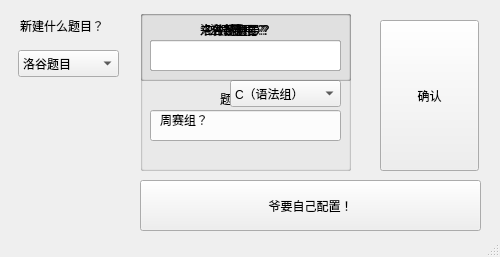
<?xml version="1.0" encoding="UTF-8"?>
<ui version="4.0">
 <class>MainWindow</class>
 <widget class="QMainWindow" name="MainWindow">
  <property name="geometry">
   <rect>
    <x>0</x>
    <y>0</y>
    <width>500</width>
    <height>257</height>
   </rect>
  </property>
  <property name="windowTitle">
   <string>MainWindow</string>
  </property>
  <widget class="QWidget" name="centralwidget">
   <widget class="QComboBox" name="comboBox">
    <property name="geometry">
     <rect>
      <x>18</x>
      <y>50</y>
      <width>101</width>
      <height>27</height>
     </rect>
    </property>
    <item>
     <property name="text">
      <string>洛谷题目</string>
     </property>
    </item>
    <item>
     <property name="text">
      <string>来做梦题目</string>
     </property>
    </item>
    <item>
     <property name="text">
      <string>洛谷比赛</string>
     </property>
    </item>
    <item>
     <property name="text">
      <string>来做梦周赛</string>
     </property>
    </item>
    <item>
     <property name="text">
      <string>517题目</string>
     </property>
    </item>
   </widget>
   <widget class="QLabel" name="label">
    <property name="geometry">
     <rect>
      <x>20</x>
      <y>10</y>
      <width>101</width>
      <height>31</height>
     </rect>
    </property>
    <property name="text">
     <string>新建什么题目？</string>
    </property>
   </widget>
   <widget class="QPushButton" name="pushButton_entry">
    <property name="geometry">
     <rect>
      <x>380</x>
      <y>20</y>
      <width>99</width>
      <height>151</height>
     </rect>
    </property>
    <property name="text">
     <string>确认</string>
    </property>
   </widget>
   <widget class="QGroupBox" name="groupBox_luogucontest">
    <property name="geometry">
     <rect>
      <x>140</x>
      <y>10</y>
      <width>211</width>
      <height>161</height>
     </rect>
    </property>
    <property name="title">
     <string/>
    </property>
    <widget class="QLabel" name="label_luogucontext">
     <property name="geometry">
      <rect>
       <x>60</x>
       <y>10</y>
       <width>91</width>
       <height>20</height>
      </rect>
     </property>
     <property name="text">
      <string>洛谷比赛ID？</string>
     </property>
    </widget>
    <widget class="QLineEdit" name="lineEdit_luogucontext">
     <property name="geometry">
      <rect>
       <x>10</x>
       <y>30</y>
       <width>191</width>
       <height>31</height>
      </rect>
     </property>
    </widget>
    <widget class="QLabel" name="label_luogucontext_2">
     <property name="geometry">
      <rect>
       <x>80</x>
       <y>80</y>
       <width>69</width>
       <height>19</height>
      </rect>
     </property>
     <property name="text">
      <string>&lt;html&gt;&lt;head/&gt;&lt;body&gt;&lt;p&gt;题目数？&lt;/p&gt;&lt;/body&gt;&lt;/html&gt;</string>
     </property>
    </widget>
    <widget class="QLineEdit" name="lineEdit_luogucontext_2">
     <property name="geometry">
      <rect>
       <x>10</x>
       <y>100</y>
       <width>191</width>
       <height>31</height>
      </rect>
     </property>
    </widget>
   </widget>
   <widget class="QGroupBox" name="groupBox_gonoicontext">
    <property name="geometry">
     <rect>
      <x>140</x>
      <y>10</y>
      <width>211</width>
      <height>161</height>
     </rect>
    </property>
    <property name="title">
     <string/>
    </property>
    <widget class="QLabel" name="label_gonoicontext">
     <property name="geometry">
      <rect>
       <x>80</x>
       <y>10</y>
       <width>69</width>
       <height>19</height>
      </rect>
     </property>
     <property name="text">
      <string>周赛ID？</string>
     </property>
    </widget>
    <widget class="QLineEdit" name="lineEdit_gonoicontext">
     <property name="geometry">
      <rect>
       <x>10</x>
       <y>30</y>
       <width>191</width>
       <height>31</height>
      </rect>
     </property>
    </widget>
    <widget class="QLabel" name="label_gonoicontext_2">
     <property name="geometry">
      <rect>
       <x>20</x>
       <y>100</y>
       <width>69</width>
       <height>19</height>
      </rect>
     </property>
     <property name="text">
      <string>周赛组？</string>
     </property>
    </widget>
    <widget class="QComboBox" name="comboBox_2">
     <property name="geometry">
      <rect>
       <x>90</x>
       <y>70</y>
       <width>111</width>
       <height>27</height>
      </rect>
     </property>
     <item>
      <property name="text">
       <string>C（语法组）</string>
      </property>
     </item>
     <item>
      <property name="text">
       <string>J（入门组）</string>
      </property>
     </item>
     <item>
      <property name="text">
       <string>S（提高组）</string>
      </property>
     </item>
    </widget>
   </widget>
   <widget class="QPushButton" name="pushButton_2">
    <property name="geometry">
     <rect>
      <x>140</x>
      <y>180</y>
      <width>341</width>
      <height>51</height>
     </rect>
    </property>
    <property name="text">
     <string>爷要自己配置！</string>
    </property>
   </widget>
   <widget class="QGroupBox" name="groupBox_gonoiproblem">
    <property name="geometry">
     <rect>
      <x>140</x>
      <y>10</y>
      <width>211</width>
      <height>71</height>
     </rect>
    </property>
    <property name="title">
     <string/>
    </property>
    <widget class="QLabel" name="label_gonoiproblem">
     <property name="geometry">
      <rect>
       <x>60</x>
       <y>10</y>
       <width>91</width>
       <height>20</height>
      </rect>
     </property>
     <property name="text">
      <string>&lt;html&gt;&lt;head/&gt;&lt;body&gt;&lt;p&gt;来做梦题号？&lt;/p&gt;&lt;/body&gt;&lt;/html&gt;</string>
     </property>
    </widget>
    <widget class="QLineEdit" name="lineEdit_gonoiproblem">
     <property name="geometry">
      <rect>
       <x>10</x>
       <y>30</y>
       <width>191</width>
       <height>31</height>
      </rect>
     </property>
    </widget>
   </widget>
   <widget class="QGroupBox" name="groupBox_luoguproblem">
    <property name="geometry">
     <rect>
      <x>140</x>
      <y>10</y>
      <width>211</width>
      <height>71</height>
     </rect>
    </property>
    <property name="title">
     <string/>
    </property>
    <widget class="QLabel" name="label_luoguproblem">
     <property name="geometry">
      <rect>
       <x>70</x>
       <y>10</y>
       <width>81</width>
       <height>20</height>
      </rect>
     </property>
     <property name="text">
      <string>&lt;html&gt;&lt;head/&gt;&lt;body&gt;&lt;p&gt;洛谷题号？&lt;/p&gt;&lt;/body&gt;&lt;/html&gt;</string>
     </property>
    </widget>
    <widget class="QLineEdit" name="lineEdit_luoguproblem">
     <property name="geometry">
      <rect>
       <x>10</x>
       <y>30</y>
       <width>191</width>
       <height>31</height>
      </rect>
     </property>
    </widget>
   </widget>
   <widget class="QGroupBox" name="groupBox_517problem">
    <property name="geometry">
     <rect>
      <x>140</x>
      <y>10</y>
      <width>211</width>
      <height>71</height>
     </rect>
    </property>
    <property name="title">
     <string/>
    </property>
    <widget class="QLabel" name="label_517problem">
     <property name="geometry">
      <rect>
       <x>70</x>
       <y>10</y>
       <width>81</width>
       <height>20</height>
      </rect>
     </property>
     <property name="text">
      <string>&lt;html&gt;&lt;head/&gt;&lt;body&gt;&lt;p&gt;517题号？&lt;/p&gt;&lt;/body&gt;&lt;/html&gt;</string>
     </property>
    </widget>
    <widget class="QLineEdit" name="lineEdit_517problem">
     <property name="geometry">
      <rect>
       <x>10</x>
       <y>30</y>
       <width>191</width>
       <height>31</height>
      </rect>
     </property>
     <property name="toolTip">
      <string>&lt;html&gt;&lt;head/&gt;&lt;body&gt;&lt;p&gt;&lt;br/&gt;&lt;/p&gt;&lt;/body&gt;&lt;/html&gt;</string>
     </property>
    </widget>
   </widget>
  </widget>
  <widget class="QStatusBar" name="statusbar"/>
 </widget>
 <resources/>
 <connections/>
</ui>
